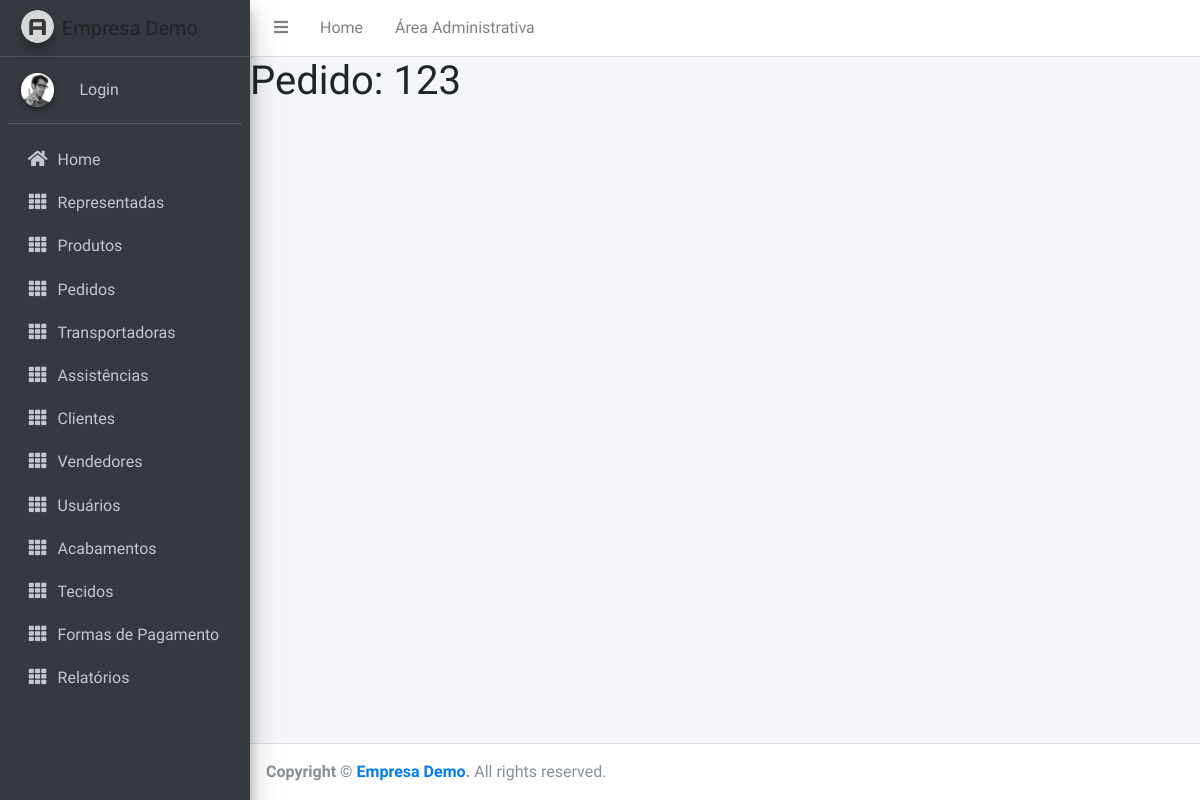
The page /myapp/pedido/1 on the database as committed earlier.
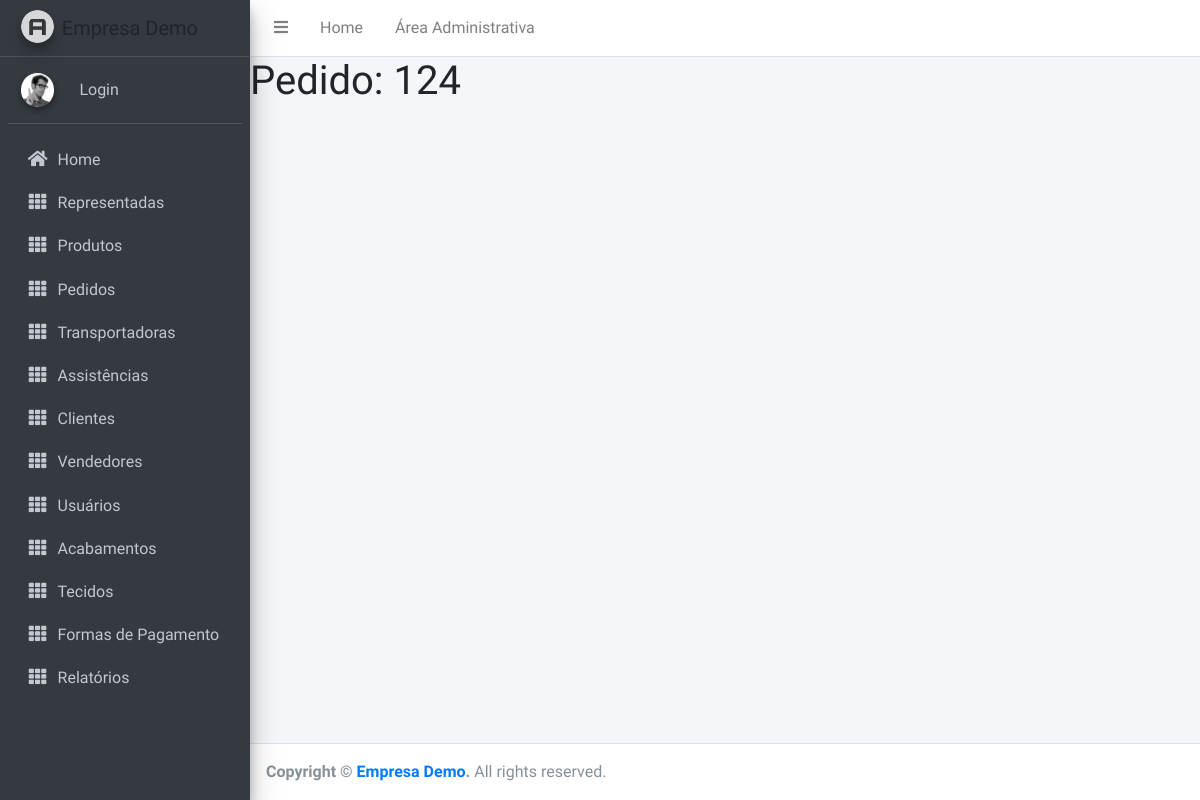
The same page on the database as committed later.
### myapp/models.py (models this page shows, shortened)
class Pedido(models.Model):
    data = models.DateField()
    ordemCompra = models.CharField(max_length=200)
    status = models.CharField(max_length=200)
    codCliente = models.CharField(max_length=200)
    cliente = models.ForeignKey('Cliente', on_delete=models.SET_NULL, null=True)
    codRepresentada = models.CharField(max_length=200)
    representada = models.ForeignKey('Representada', on_delete=models.SET_NULL, null=True)
    codVendedor = models.CharField(max_length=200)
    vendedor = models.ForeignKey('Vendedor', on_delete=models.SET_NULL, null=True)
    codTransportadora = models.CharField(max_length=200)
    transportadora = models.ForeignKey('Transportadora', on_delete=models.SET_NULL, null=True)
    tipoFrete = models.CharField(max_length=200)
    formaPagamento = models.ForeignKey('FormaPagamento', on_delete=models.SET_NULL, null=True)
    tipoCobranca = models.CharField(max_length=200)
    lastUpdate = models.DateTimeField(auto_now=True)
    valorBruto = models.DecimalField(max_digits=10, decimal_places=2)
    desconto1 = models.DecimalField(max_digits=10, decimal_places=2, default=0)
    desconto2 = models.DecimalField(max_digits=10, decimal_places=2, default=0)
    desconto3 = models.DecimalField(max_digits=10, decimal_places=2, default=0)
    desconto4 = models.DecimalField(max_digits=10, decimal_places=2, default=0)
    desconto5 = models.DecimalField(max_digits=10, decimal_places=2, default=0)
    ipi = models.DecimalField(max_digits=10, decimal_places=2)
    valorIpi = models.DecimalField(max_digits=10, decimal_places=2)
    valorTotal = models.DecimalField(max_digits=10, decimal_places=2)
    porcentagemComissao = models.DecimalField(max_digits=10, decimal_places=2)
    valorComissao = models.DecimalField(max_digits=10, decimal_places=2)
    observacoes = models.TextField(max_length=600, default='')
    def __str__(self):
        return self.ordemCompra

### myapp/views.py (the view)
# urls.py: path('pedido/<int:pk>', views.PedidoDetailView.as_view(), name='pedido-detail'),
class PedidoDetailView(generic.DetailView):
    model = Pedido

### myapp/templates/myapp/pedido_detail.html
{% extends "base_generic.html" %}
{% block content %}
<h1>Pedido: {{ pedido }} </h1>
{% endblock %}

### myapp/templates/base_generic.html (shortened to what this page needs)
{% load static %}
{% load widget_tweaks %}
<!DOCTYPE html>
<html lang="en">
<head>
  <link rel="stylesheet" href="{% static 'plugins/fontawesome-free/css/all.min.css' %}">
  <link rel="stylesheet" href="//code.jquery.com/ui/1.13.0/themes/base/jquery-ui.css">
  <link rel="stylesheet" href="{% static 'dist/css/adminlte.min.css' %}">
  {% load static %}
  <link rel="stylesheet" href="{% static 'css/styles.css' %}">
  <link rel="stylesheet" href="{% static 'css/form_styles.css' %}">
  <link rel="stylesheet" href="{% static 'css/home_styles.css' %}">
</head>
<body class="hold-transition sidebar-mini">
<div class="wrapper">
  <nav class="main-header navbar navbar-expand navbar-white navbar-light">
    <ul class="navbar-nav">
      <li class="nav-item">
        <a class="nav-link" data-widget="pushmenu" href="#" role="button"><i class="fas fa-bars"></i></a>
      </li>
      <li class="nav-item d-none d-sm-inline-block">
        <a href="{% url 'index' %}" class="nav-link">Home</a>
      </li>
      <li class="nav-item d-none d-sm-inline-block">
        <a href="{% url 'admin:index' %}" class="nav-link">Área Administrativa</a>
      </li>
    </ul>
  </nav>
  <aside class="main-sidebar sidebar-dark-primary elevation-4">
    <a class="brand-link">
      <img src="{% static 'dist/img/AdminLTELogo.png' %}" alt="AdminLTE Logo" class="brand-image img-circle elevation-3"
           style="opacity: .8">
      <span class="brand-text font-weight-light">Empresa Demo</span>
    </a>
    <div class="sidebar">
      <div class="user-panel mt-3 pb-3 mb-3 d-flex">
        <div class="image">
          <img src="{% static 'dist/img/user2-160x160.jpg' %}" class="img-circle elevation-2" alt="User Image">
        </div>
        <div class="info">
        </div>
        <div class="info logout">
          {% if user.is_authenticated %}
            <a  href="{% url 'logout'%}?next={{request.path}}">Logout</a>
          {% else %}
            <a  href="{% url 'login'%}?next={{request.path}}">Login</a>
          {% endif %}
        </div>
      </div>
      <nav class="mt-2">
        <ul class="nav nav-pills nav-sidebar flex-column" data-widget="treeview" role="menu" data-accordion="false">
          <li class="nav-item">
            <a href="{% url 'index' %}" class="nav-link">
              <i class="nav-icon fas fa-home"></i>
              <p>
                Home
              </p>
            </a>
          </li>
          <li class="nav-item">
            <a href="{% url 'representadas' %}" class="nav-link">
              <i class="nav-icon fas fa-th"></i>
              <p> Representadas </p>
            </a>
          </li>
          <li class="nav-item">
            <a href="{% url 'produtos' %}" class="nav-link">
              <i class="nav-icon fas fa-th"></i>
              <p> Produtos </p>
            </a>
          </li>
          <li class="nav-item">
            <a href="{% url 'pedidos' %}" class="nav-link">
              <i class="nav-icon fas fa-th"></i>
              <p> Pedidos </p>
            </a>
          </li>
          <li class="nav-item">
            <a href="{% url 'transportadoras' %}" class="nav-link">
              <i class="nav-icon fas fa-th"></i>
              <p> Transportadoras </p>
            </a>
          </li>
          <li class="nav-item">
            <a href="{% url 'assistencias' %}" class="nav-link">
              <i class="nav-icon fas fa-th"></i>
              <p> Assistências </p>
            </a>
          </li>
          <li class="nav-item">
            <a href="{% url 'clientes' %}" class="nav-link">
              <i class="nav-icon fas fa-th"></i>
              <p> Clientes </p>
            </a>
          </li>
          <li class="nav-item">
            <a href="{% url 'vendedores' %}" class="nav-link">
              <i class="nav-icon fas fa-th"></i>
              <p> Vendedores </p>
            </a>
          </li>
          <li class="nav-item">
            <a href="{% url 'produtos' %}" class="nav-link">
              <i class="nav-icon fas fa-th"></i>
              <p> Usuários </p>
            </a>
          </li>
          <li class="nav-item">
            <a href="{% url 'acabamentos' %}" class="nav-link">
              <i class="nav-icon fas fa-th"></i>
              <p> Acabamentos </p>
            </a>
          </li>
          <li class="nav-item">
            <a href="{% url 'tecidos' %}" class="nav-link">
              <i class="nav-icon fas fa-th"></i>
              <p> Tecidos </p>
            </a>
          </li>
          <li class="nav-item">
            <a href="{% url 'formasPagamento' %}" class="nav-link">
              <i class="nav-icon fas fa-th"></i>
              <p> Formas de Pagamento </p>
            </a>
          </li>
          <li class="nav-item">
            <a href="{% url 'produtos' %}" class="nav-link">
              <i class="nav-icon fas fa-th"></i>
              <p> Relatórios </p>
            </a>
          </li>
        </ul>
      </nav>
    </div>
  </aside>
  <div class="content-wrapper">
  	{% block content %}{% endblock %}
  </div>
  <footer class="main-footer">
    <strong>Copyright &copy; <a href="https://adminlte.io">Empresa Demo</a>.</strong> All rights reserved.
  </footer>
</div>
</body>
</html>

Rows that differ between the two databases and show on the page:
changed Pedido: ordemCompra "123" → "124"
